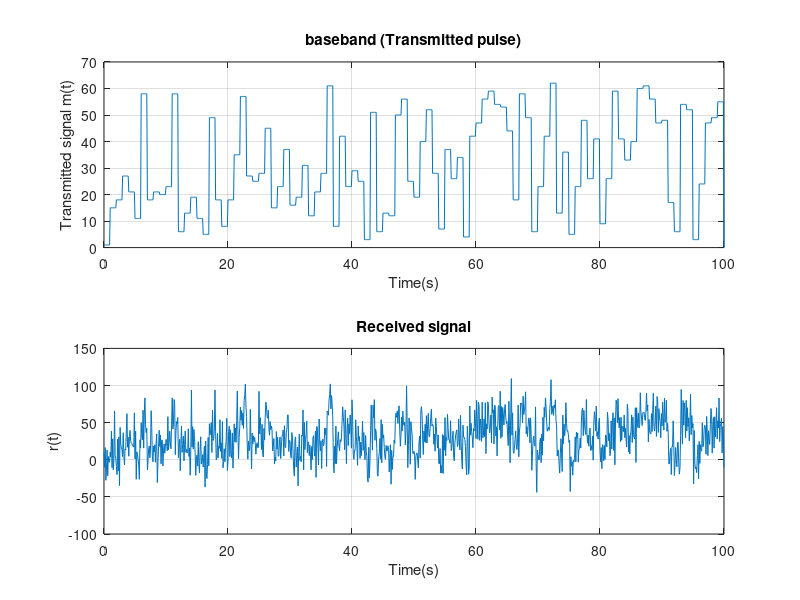

The MATLAB script that drew this image: (Note: this script raises an error after producing the figure.)
clear all
close all
clc


NS =100;   % Number of random numbers generated
M = 64;    % Number of levels 

out = randi([0 M-1],NS,1); % the random numbers generated


x2 = @(t) [((t>=0)&(t<NS)).*(0)];  % Creating the transmitted signal

for i =1:NS
    % we are using x(t)to help x2(t) to build its shape
	x=@(t) [((t>=i-1)&(t<i)).*(out(i))]; % gives each duration T 'its own the random number'.
	x2= @(t) x(t)+ x2(t);
end

t=0:0.1:NS; % linespace
% Gives the figure a name, a ylabel, a xlabel, and a title
figure('NumberTitle','Off','Name','The transmitted signal m(t) versus Time');
subplot(2,1,1);
plot(t,x2(t));xlabel('Time(s)'); ylabel('Transmitted signal m(t)');
title('baseband (Transmitted pulse)');
grid on;

% Uncomment the following lines if you want to see the transmitted noisy
% signal

receievedSignal = awgn(x2(t),5,'measured');
subplot(2,1,2);
plot(t,receievedSignal);xlabel('Time(s)'); ylabel('r(t)');title('Received signal');
grid on;


% Defining some variables
EbNoVec = (1:0.25:10)';
if (M == 2)
    r2 = 1/30;
    var =  - sqrt(35);
else
    r2 = (sqrt(1/11));
    var = 10*log10((floor(log2(M-1))+ 2));
end
berEst = zeros(size(EbNoVec));



for n = 1:length(EbNoVec)
    
    snrdB = EbNoVec(n)+ var;    % setting the SNR in dB
    
    receievedSignal = awgn(x2(t),snrdB,'measured');   % using the awgn as a simulation of the channel 

    % Defining some variables
    x4 = @(t) [((t>=0)&(t<NS)).*(0)]; % singal we gonna use to carry the output signal of the matched filter
    final = zeros(NS,1);
    counter = 0;
    
    for i =1:NS
        % Matched filter
        x3 = @(t) [((t>=i-1)&(t<i)).*(receievedSignal)]; % correlation for each duration level with its self.
        w = conv(x3(t),x3(t)); 
        x4= @(t) x4(t)+ x3(t); % All corrlelation graph
        
        final(i) = round(sqrt(max(w)/10)); % received bits after passing through the matched filter.
        
        % a condition for modifing or managing some errors
        if(final(i) > M-1)
            final(i) = M-1;
        end
        
        %Discovering the number of errors 
        if(final(i) ~= out(i))
            counter = counter+1;
        end
    end

    % ratio of errors between the transmitted and received signal.
    ratio = counter/NS;
    berEst(n) = ratio*r2;
    % disp(berEst(n));
end


% Plotting the BER and SER


figure('NumberTitle','Off','Name','Task 2');

berTheory = berawgn(EbNoVec,'pam',M);
berTheory2 = berawgn(EbNoVec,'pam',8);
berTheory3 = berawgn(EbNoVec,'pam',16);

semilogy(EbNoVec,berEst,'o-')
hold on

if (M == 2)
    semilogy(EbNoVec,berTheory)
    grid on;
    legend('Estimated BER','Theoretical BER')
    ylabel('Bit Error Rate (BER)')
else
    semilogy(EbNoVec,[berTheory berTheory2 berTheory3])
    grid on;
    legend('Estimated SER with M = 64','Theoretical SER with M = 64','Theoretical SER with M = 8','Theoretical SER with M = 16')
    ylabel('Symbol Error Rate (SER)')
end

xlabel('Eb/No (dB)')


